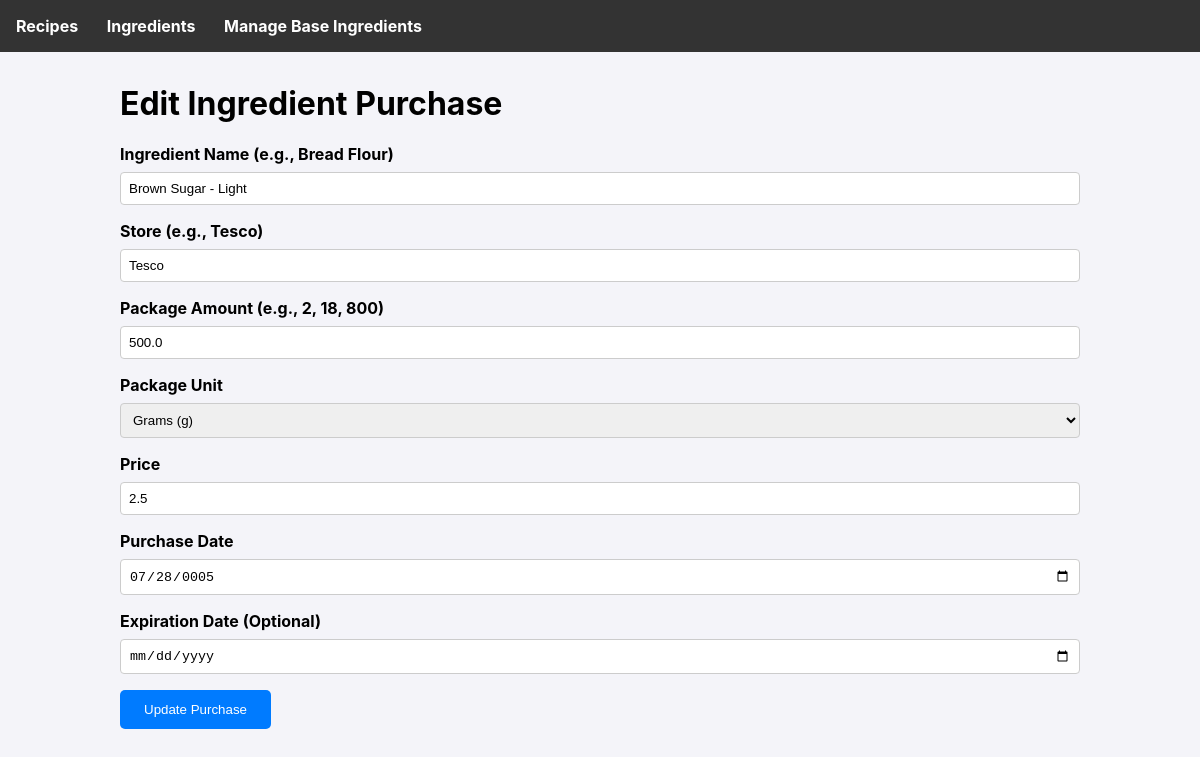
The app's page /ingredient/edit/13, older data.
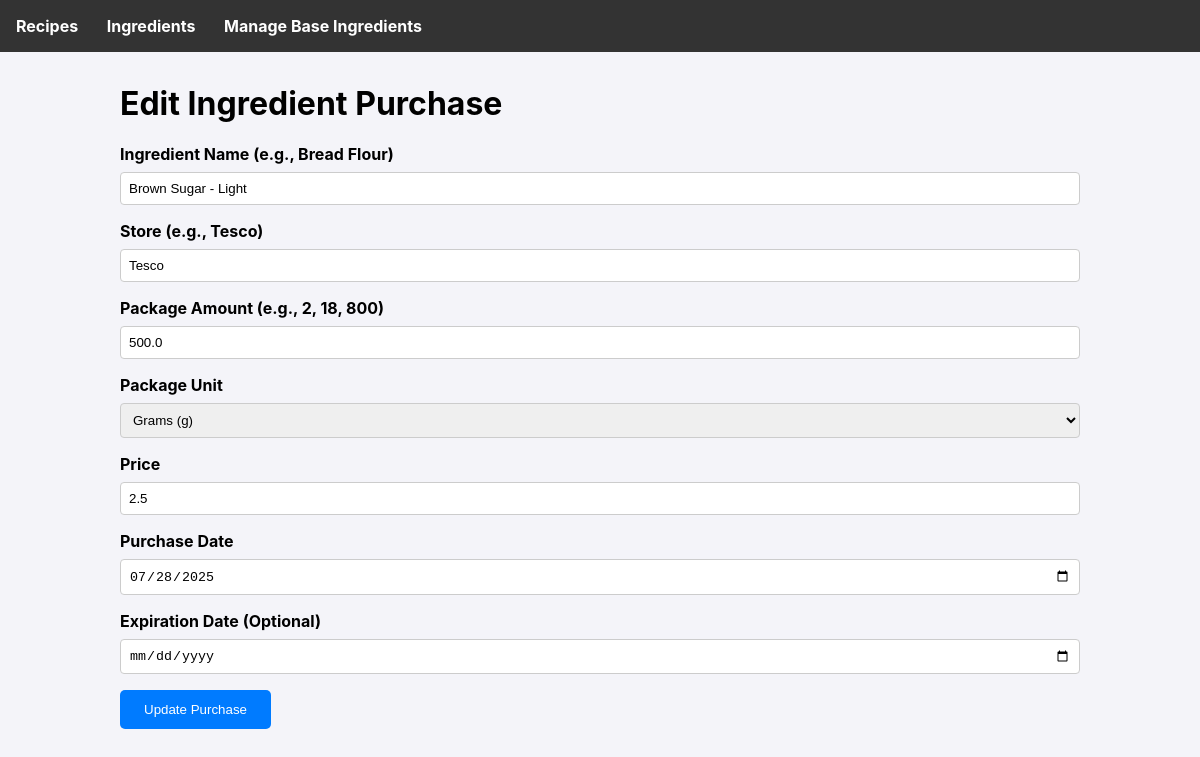
The same page, newer data.
### tables this page shows
CREATE TABLE ingredient_purchases (
        id INTEGER PRIMARY KEY AUTOINCREMENT,
        ingredient_id INTEGER NOT NULL,
        store TEXT,
        package_amount REAL NOT NULL,
        package_unit TEXT NOT NULL,
        price REAL NOT NULL,
        purchase_date TEXT NOT NULL,
        expiry_date TEXT,
        FOREIGN KEY (ingredient_id) REFERENCES ingredients (id)
    );

### app.py (the view, shortened to what this page needs)
@app.route('/ingredient/edit/<int:purchase_id>', methods=('GET', 'POST'))
def edit_ingredient(purchase_id):
    db = get_db()
    purchase = db.execute('''
        SELECT ip.id, ip.store, ip.package_amount, ip.package_unit, ip.price, ip.purchase_date, ip.expiry_date, i.name
        FROM ingredient_purchases ip
        JOIN ingredients i ON ip.ingredient_id = i.id
        WHERE ip.id = ?
    ''', (purchase_id,)).fetchone()
    if purchase is None:
        flash('Ingredient purchase not found.', 'error')
        return redirect(url_for('list_ingredients'))
    return render_template('ingredient_form.html', purchase=purchase, units=UNITS)

### app.py (called while the page is built)
def get_db():
    if 'db' not in g:
        g.db = sqlite3.connect(DATABASE)
        g.db.row_factory = sqlite3.Row
    return g.db

### templates/ingredient_form.html (shortened to what this page needs)
{% extends 'base.html' %}
{% block content %}
    <h1>{% if purchase %}Edit Ingredient Purchase{% else %}Add New Ingredient Purchase{% endif %}</h1>
    <form method="post">
        <label for="name">Ingredient Name (e.g., Bread Flour)</label>
        <input type="text" name="name" id="name" value="{{ purchase.name if purchase else '' }}" required>
        <label for="store">Store (e.g., Tesco)</label>
        <input type="text" name="store" id="store" value="{{ purchase.store if purchase else '' }}" required>
        <label for="package_amount">Package Amount (e.g., 2, 18, 800)</label>
        <input type="number" step="any" name="package_amount" id="package_amount" value="{{ purchase.package_amount if purchase else '' }}" required>
        <label for="package_unit">Package Unit</label>
        <select name="package_unit" id="package_unit" required>
            {% for abbr, full_name, dimension in units %}
                <option value="{{ abbr }}" {% if purchase and purchase.package_unit == abbr %}selected{% endif %}>
                    {{ full_name }}
                </option>
            {% endfor %}
        </select>
        <label for="price">Price</label>
        <input type="number" step="0.01" name="price" id="price" value="{{ purchase.price if purchase else '' }}" required>
        <label for="purchase_date">Purchase Date</label>
        <input type="date" name="purchase_date" id="purchase_date" value="{{ purchase.purchase_date if purchase else today_date }}" required>
        <label for="expiry_date">Expiration Date (Optional)</label>
        <input type="date" name="expiry_date" id="expiry_date" value="{{ purchase.expiry_date if purchase else '' }}">
        <button type="submit">{% if purchase %}Update Purchase{% else %}Save Ingredient Purchase{% endif %}</button>
    </form>
{% endblock %}

Row changes from the older to the newer data that the page shows:
changed ingredient_purchases "Tesco": purchase_date "07/28/0005" → "07/28/2025"
